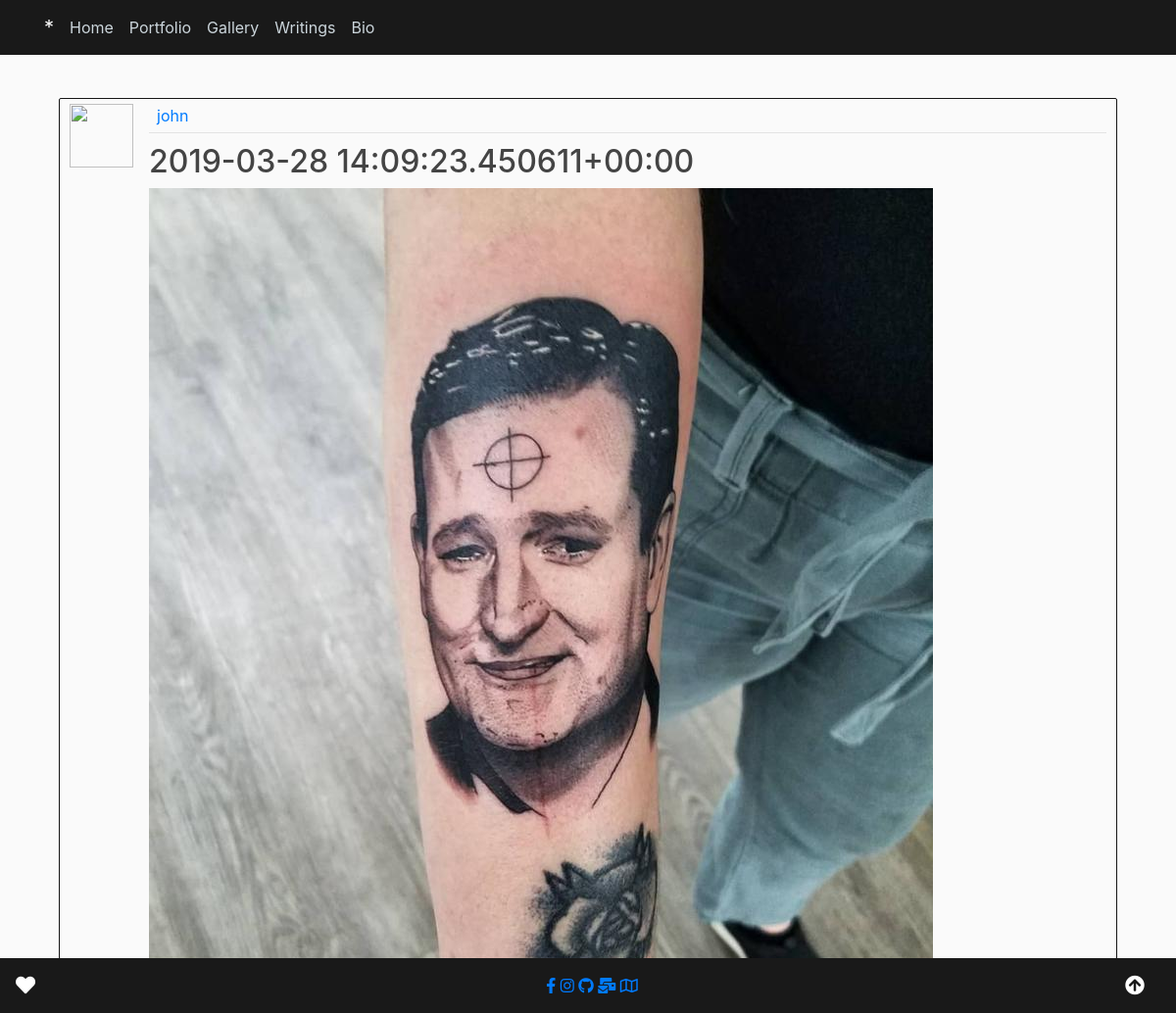
The page /portfolio/portfolio_post/1/ on the database its author committed.
### portfolio/models.py (models this page shows, shortened)
class PortfolioPost(models.Model):
    title = models.CharField(max_length=100, blank=True)
    body = models.TextField(blank=True)
    image = models.ImageField(default="default.jpg", upload_to='portfolio_pics')
    date_posted = models.DateTimeField(default=timezone.now)
    last_modified = models.DateTimeField(auto_now=True)
    author = models.ForeignKey(User, on_delete=models.CASCADE)

### portfolio/views.py (the view)
# urls.py: path('portfolio_post/<int:pk>/', PostDetailView.as_view(), name='portfolio-post-detail'),
class PostDetailView(DetailView):
    model = PortfolioPost

### portfolio/templates/portfolio/portfoliopost_detail.html (shortened to what this page needs)
{% extends "main/base.html" %}
{% block content %}
    <article class="media blog-content-section">
      <img class="rounded-cirlce article-img" src="{{ object.author.profile.image.url }}" alt="">
      <div class="media-body">
        <div class="article-metadata">
          <a class="mr-2 ml-2" href="#">{{ object.author }}</a>
        </div>
        <h2 class="article-title">{{ object.title }}</h2>
        <img src="{{ object.image.url }}" class="img-fluid" alt="">
      </div>
    </article>
{% endblock content %}

### main/static/main/main.css (style rules this page uses)
body { background: #fafafa; color: #333333; margin-top: 5rem; }
h1, h2, h3, h4, h5, h6 { color: #444444; }
.blog-content-section { padding: 5px 10px; border: 1px solid #161616; border-radius: 2px; margin-top: 20px; margin-bottom: 20px; }
.article-title { color: #444444; }
.article-img { height: 65px; width: 65px; margin-right: 16px; }
.article-metadata { padding-bottom: 5px; margin-bottom: 10px; border-bottom: 1px solid #e3e3e3 }

### rows shown on the page
PortfolioPost: author "john", title "2019-03-28 14:09:23.450611+00:00", image (picture)
